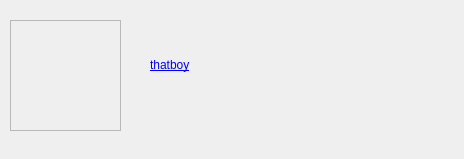
<?xml version="1.0" encoding="UTF-8"?>
<ui version="4.0">
 <class>About</class>
 <widget class="QDialog" name="About">
  <property name="geometry">
   <rect>
    <x>0</x>
    <y>0</y>
    <width>464</width>
    <height>159</height>
   </rect>
  </property>
  <property name="windowTitle">
   <string>About NotepadX</string>
  </property>
  <widget class="QFrame" name="frame">
   <property name="geometry">
    <rect>
     <x>10</x>
     <y>20</y>
     <width>111</width>
     <height>111</height>
    </rect>
   </property>
   <property name="styleSheet">
    <string notr="true">image:url(:/ui/Resources/boy-border.png)</string>
   </property>
   <property name="frameShape">
    <enum>QFrame::StyledPanel</enum>
   </property>
   <property name="frameShadow">
    <enum>QFrame::Raised</enum>
   </property>
  </widget>
  <widget class="QLabel" name="signature">
   <property name="geometry">
    <rect>
     <x>150</x>
     <y>40</y>
     <width>241</width>
     <height>51</height>
    </rect>
   </property>
   <property name="styleSheet">
    <string notr="true">font: 20pt &quot;bitween 10&quot;;</string>
   </property>
   <property name="text">
    <string>&lt;a href=&quot;https://thatboy.info&quot;&gt;thatboy&lt;/a&gt;</string>
   </property>
   <property name="openExternalLinks">
    <bool>true</bool>
   </property>
  </widget>
 </widget>
 <resources>
  <include location="res.qrc"/>
 </resources>
 <connections/>
</ui>
